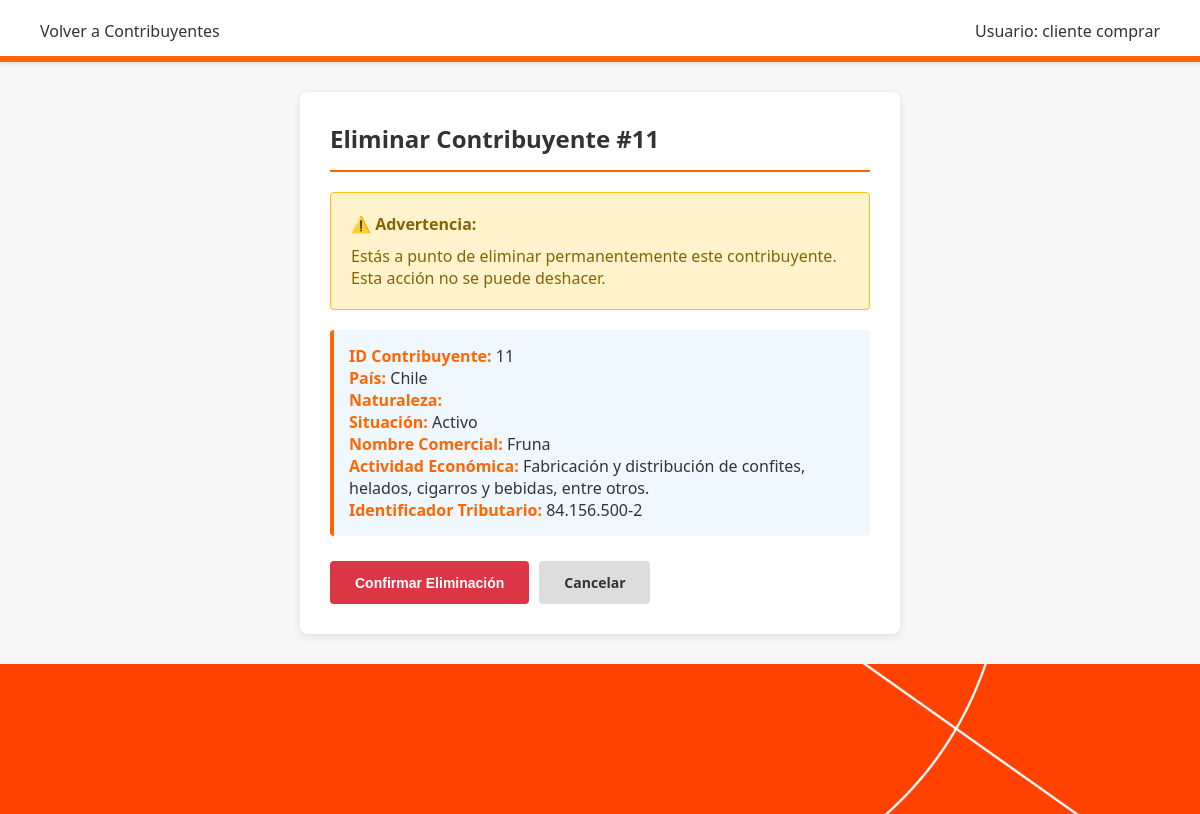
The app's page /tributarios/eliminar/11/ (signed in) with its own data.
### miapp/models.py (models this page shows, shortened)
class Usuario(models.Model):
    id_usuario = models.AutoField(primary_key=True)
    nombre = models.CharField(max_length=30)
    apellido = models.CharField(max_length=25)
    mail = models.CharField(max_length=25)
    contraseña = models.CharField(max_length=12)
    rol = models.CharField(max_length=15)

class Contribuyente(models.Model):
    id_contribuyente = models.AutoField(primary_key=True)
    id_pais = models.ForeignKey(Pais, on_delete=models.CASCADE)
    id_usuario = models.ForeignKey(Usuario, on_delete=models.CASCADE)
    situación = models.CharField(max_length=20)
    nombre_comercial = models.CharField(max_length=100)
    actividad_economica = models.CharField(max_length=50)
    identificador_tributario = models.CharField(max_length=30)
    tipo = models.CharField(max_length=20)
    empleados = models.IntegerField()
    categoria = models.CharField(max_length=40)

class Pais(models.Model):
    id_pais = models.AutoField(primary_key=True)
    pais_nom = models.CharField(max_length=15)
    moneda = models.CharField(max_length=3)
    sis_de_imp = models.CharField(max_length=15)

### miapp/views.py (the view)
# urls.py: path('tributarios/eliminar/<int:contribuyente_id>/', views.eliminar_tributario, name='eliminar_tributario'),
def eliminar_tributario(request, contribuyente_id):
    if 'usuario_id' not in request.session:
        return redirect('crear_usuario')
    usuario_id = request.session['usuario_id']
    usuario = Usuario.objects.get(pk=usuario_id)
    try:
        contribuyente = Contribuyente.objects.get(pk=contribuyente_id)
    except Contribuyente.DoesNotExist:
        messages.error(request, 'Contribuyente no encontrado.')
        return redirect('manejo_tributarios')
    if usuario.rol != 'administrador' and contribuyente.id_usuario != usuario:
        messages.error(request, "No autorizado.")
        return redirect('manejo_tributarios')
    if request.method == 'POST':
        contribuyente.delete()
        messages.success(request, 'Contribuyente eliminado exitosamente.')
        return redirect('manejo_tributarios')
    return render(request, 'editar_tributario.html', {
        'usuario': usuario,
        'contribuyente': contribuyente,
        'tipos_contribuyente': TIPO_CONTRIBUYENTE_CHOICES.items(),
        'mode': 'eliminar'
    })

### templates/editar_tributario.html (shortened to what this page needs)
{% load static %}
<!DOCTYPE html>
<html lang="es">
<head>
    <link rel="stylesheet" href="{% static 'tributarios.css' %}">
</head>
<body>
    <header class="main-header">
        <nav class="nav-links">
            <a href="{% url 'manejo_tributarios' %}" class="nav-link">Volver a Contribuyentes</a>
        </nav>
        <div class="user-session">
            <span class="username">Usuario: {{ usuario.nombre }} {{ usuario.apellido }}</span>
        </div>
    </header>
    <div class="main-container">
        <div class="content-section" style="margin: 0 auto; max-width: 600px;">
            {% if mode == 'editar' %}
                <h2 class="tab-title">Editar Contribuyente #{{ contribuyente.id_contribuyente }}</h2>
                <form method="POST">
                    {% csrf_token %}
                    <div class="info-box">
                        <strong>ID Contribuyente:</strong> {{ contribuyente.id_contribuyente }}<br>
                        <strong>País:</strong> {{ contribuyente.id_pais.pais_nom }}<br>
                        <strong>Naturaleza:</strong> {{ contribuyente.tipo }}<br>
                        <strong>Empleados:</strong> {{ contribuyente.empleados}}<br>
                    </div>
                    <div class="form-row">
                        <div class="form-group">
                           <label for="situacion">Situación *</label>
                            <select id="situacion" name="situacion" required>
                                <option value="">Selecciona la situación</option>
                                {% for situacion in situacion_choices %}
                                <option value="{{ situacion }}">{{ situacion }}</option>
                                {% endfor %}
                            </select>
                        </div>
                    </div>
                    <div class="form-row">
                        <div class="form-group">
                            <label for="nombre_comercial">Nombre Comercial *</label>
                            <input type="text" id="nombre_comercial" name="nombre_comercial" value="{{ contribuyente.nombre_comercial }}" required>
                        </div>
                        <div class="form-group">
                            <label for="actividad_economica">Actividad Económica *</label>
                            <input type="text" id="actividad_economica" name="actividad_economica" value="{{ contribuyente.actividad_economica }}" required>
                        </div>
                    </div>
                    <div class="form-group">
                        <label for="identificador_tributario">Identificador Tributario *</label>
                        <input type="text" id="identificador_tributario" name="identificador_tributario" value="{{ contribuyente.identificador_tributario }}" required>
                    </div>
                    <div class="btn-group">
                        <button type="submit" class="btn btn-primary">Guardar Cambios</button>
                        <a href="{% url 'manejo_tributarios' %}" class="btn btn-secondary">Cancelar</a>
                    </div>
                </form>
            {% elif mode == 'eliminar' %}
                <h2 class="tab-title">Eliminar Contribuyente #{{ contribuyente.id_contribuyente }}</h2>
                <div style="background-color: #fff3cd; border: 1px solid #ffc107; padding: 20px; border-radius: 4px; margin-bottom: 20px;">
                    <strong style="color: #856404;">⚠️ Advertencia:</strong>
                    <p style="color: #856404; margin-top: 10px;">
                        Estás a punto de eliminar permanentemente este contribuyente. Esta acción no se puede deshacer.
                    </p>
                </div>
                <div class="info-box">
                    <strong>ID Contribuyente:</strong> {{ contribuyente.id_contribuyente }}<br>
                    <strong>País:</strong> {{ contribuyente.id_pais.pais_nom }}<br>
                    <strong>Naturaleza:</strong> {{ contribuyente.naturaleza_del_contribuyente.tipo }}<br>
                    <strong>Situación:</strong> {{ contribuyente.situación }}<br>
                    <strong>Nombre Comercial:</strong> {{ contribuyente.nombre_comercial }}<br>
                    <strong>Actividad Económica:</strong> {{ contribuyente.actividad_economica }}<br>
                    <strong>Identificador Tributario:</strong> {{ contribuyente.identificador_tributario }}
                </div>
                <form method="POST">
                    <div class="btn-group">
                        <button type="submit" class="btn btn-danger">Confirmar Eliminación</button>
                        <a href="{% url 'manejo_tributarios' %}" class="btn btn-secondary">Cancelar</a>
                    </div>
                </form>
            {% endif %}
        </div>
    </div>
    <footer class="footer"></footer>
</body>
</html>

### miapp/static/tributarios.css (style rules this page uses)
:root { --primary-orange: #ff6600; --light-bg: #f7f7f7; --border-color: #ddd; --text-dark: #333; }
* { margin: 0; padding: 0; box-sizing: border-box; }
body { font-family: 'Segoe UI', Tahoma, Geneva, Verdana, sans-serif; background-color: var(--light-bg); color: var(--text-dark); display: flex; flex-direction: column; min-height: 100vh; }
.main-header { background-color: #fff; padding: 20px 40px; display: flex; justify-content: space-between; align-items: center; box-shadow: 0 2px 5px rgba(0,0,0,0.1); position: relative; }
.main-header::after { content: ''; position: absolute; bottom: 0; left: 0; right: 0; height: 6px; background: var(--primary-orange); }
.nav-links { display: flex; gap: 20px; }
.nav-link { text-decoration: none; color: var(--text-dark); font-weight: 500; transition: color 0.3s; }
.user-session { display: flex; align-items: center; gap: 15px; }
.username { font-weight: 500; }
.main-container { display: flex; flex: 1 0 auto; gap: 20px; padding: 30px; max-width: 1400px; margin: 0 auto; width: 100%; }
.content-section { flex: 1; background: #fff; border-radius: 8px; box-shadow: 0 2px 8px rgba(0,0,0,0.1); padding: 30px; }
.tab-title { font-size: 24px; font-weight: 700; color: var(--text-dark); margin-bottom: 20px; padding-bottom: 15px; border-bottom: 2px solid var(--primary-orange); }
.btn-group { display: flex; gap: 10px; margin-top: 25px; }
.btn { padding: 12px 25px; border: none; border-radius: 4px; font-size: 14px; font-weight: 600; cursor: pointer; transition: all 0.3s; text-decoration: none; display: inline-block; }
.btn-secondary { background-color: #ddd; color: var(--text-dark); }
.btn-danger { background-color: #dc3545; color: white; }
.footer { background-image: url('/static/img/Banner.png'); background-size: cover; background-position: center; background-repeat: no-repeat; height: 150px; margin-top: auto; }
.info-box { background-color: #f0f8ff; border-left: 4px solid var(--primary-orange); padding: 15px; margin-bottom: 20px; border-radius: 4px; }
.info-box strong { color: var(--primary-orange); }

### records on screen
Usuario: nombre "cliente", apellido "comprar"
Contribuyente: id_contribuyente "11", id_pais.pais_nom "Chile", situación "Activo", nombre_comercial "Fruna", actividad_economica "Fabricación y distribución de confites, helados, cigarros y bebidas, entre otros.", identificador_tributario "84.156.500-2"
